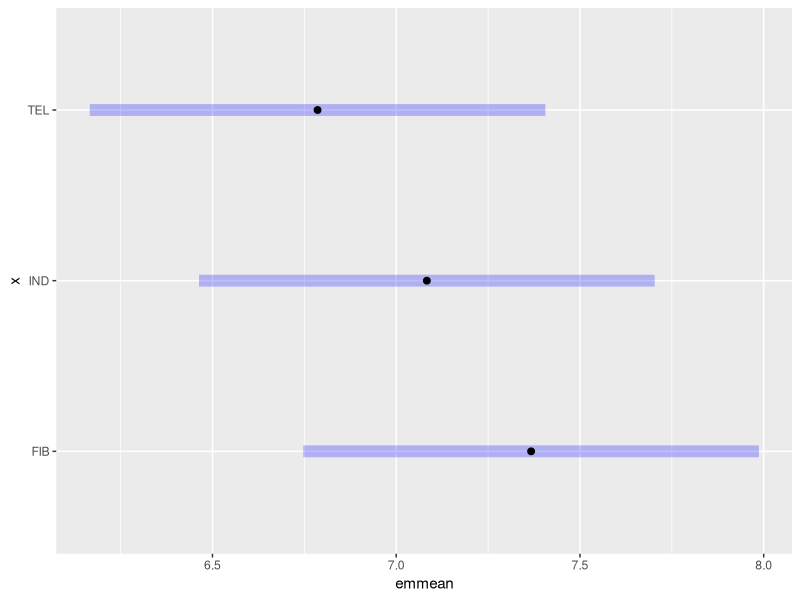
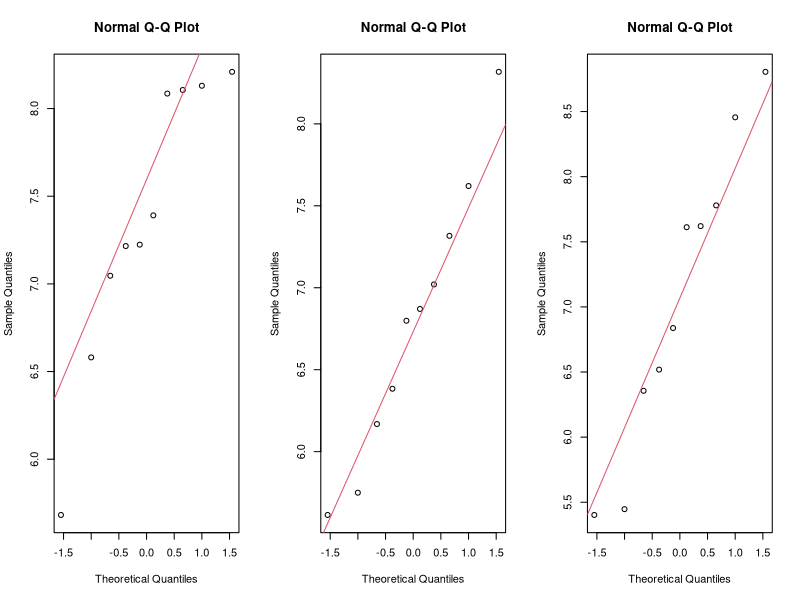
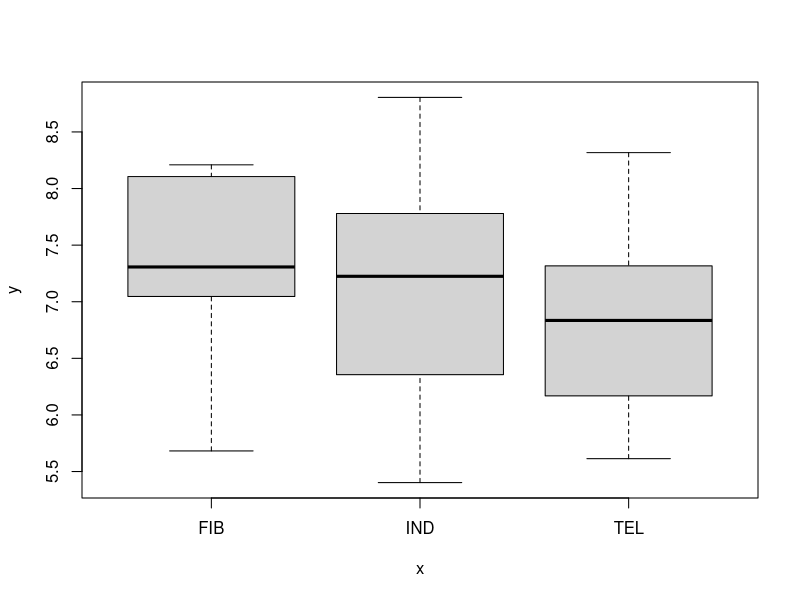

Write the R code that produced these figures, in order.
################################################################################
# Comparació mitjane samb dades indepndependents
# Notes de estudiants FIB, TELECOS (TEL) o INDUSTRIALS (IND)
################################################################################
rm(list=ls())

##-- Carregar paquets ----------------------------------------------------------
library(emmeans)

##-- Generar notes -------------------------------------------------------------
set.seed(12345)
n <- 10
FIB <- rnorm(n, 7.5, 1)
TEL <- rnorm(n, 6.5, 1)
IND <- rnorm(n, 7, 1)
d <- data.frame(x = factor(c(rep('FIB',n), rep('TEL',n), rep('IND',n))),
                y = c(FIB, TEL, IND))

##-- Model ---------------------------------------------------------------------
m <- lm(y~x, data = d)
summary(m)

##-- Interpretacio -------------------------------------------------------------
confint(m)             # Intervals de confianca de coeficients
(em <- emmeans(m, ~x)) # Mitjanes de cada grup
plot(em)               # Intervals de confianca de mitjanes de cada grup

##-- Premisses -----------------------------------------------------------------
##-- Normalitat
par(mfrow=c(1,3))

qqnorm(FIB)
qqline(FIB, col=2)

qqnorm(TEL)
qqline(TEL, col=2)

qqnorm(IND)
qqline(IND, col=2)

##-- Homoscedaticitat
par(mfrow=c(1,1))
boxplot(y~x, data = d)
